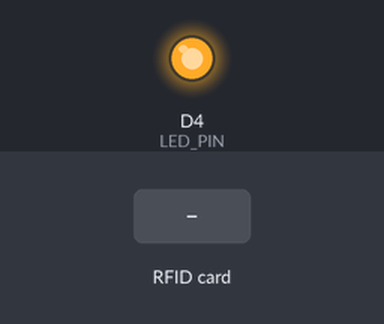
This sketch was run on a simulated ESP8266 (NodeMCU). Parts: output pins drawn as LEDs (lit = HIGH). Dashed ring = blinking. The test bench sets the inputs (shaded band). WiFi joins after 1.5 s; servers stay silent unless stated; uploads are accepted with an empty reply; what the sketch prints to the serial monitor is not drawn.

Above: at 2.7 s.
2.8 s: RFID card 5E 7A 19 C4 held to the reader
At 3.17 s:
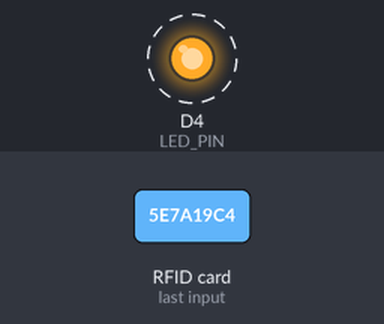
Timing chart, 0 to 5.8 s (numbered marks = the images above; inputs shaded):
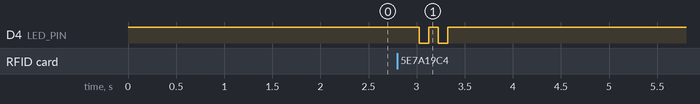

The sketch:

rfid_attendance.ino
```cpp
/*
  RFID Attendance — ESP8266 + RC522
  Typical NodeMCU pins:
    RC522 SDA/SS -> D2, SCK -> D5, MOSI -> D7, MISO -> D6, RST -> D1
  RC522 power: 3.3V ONLY.
*/
#include <ESP8266WiFi.h>
#include <ESP8266HTTPClient.h>
#include <WiFiClientSecureBearSSL.h>
#include <SPI.h>
#include <MFRC522.h>

#define SS_PIN D2
#define RST_PIN D1
#define LED_PIN LED_BUILTIN

const char* WIFI_SSID = "PUT_WIFI_NAME_HERE";
const char* WIFI_PASSWORD = "PUT_WIFI_PASSWORD_HERE";
const char* ENDPOINT_URL = "PUT_DEPLOYED_CLOUD_FUNCTION_URL_HERE";
const char* DEVICE_TOKEN = "PUT_DEVICE_TOKEN_HERE";

MFRC522 rfid(SS_PIN, RST_PIN);
unsigned long lastScanMs = 0;
String lastUid = "";

void beepPattern(bool success) {
  // Built-in LED feedback only. Add a buzzer only after checking its voltage/current.
  if (success) {
    digitalWrite(LED_PIN, LOW); delay(180); digitalWrite(LED_PIN, HIGH);
  } else {
    for (int i=0;i<2;i++) { digitalWrite(LED_PIN, LOW); delay(100); digitalWrite(LED_PIN, HIGH); delay(100); }
  }
}

String readUid() {
  String uid = "";
  for (byte i=0; i<rfid.uid.size; i++) {
    if (rfid.uid.uidByte[i] < 0x10) uid += "0";
    uid += String(rfid.uid.uidByte[i], HEX);
  }
  uid.toUpperCase();
  return uid;
}

void setup() {
  Serial.begin(115200);
  pinMode(LED_PIN, OUTPUT);
  digitalWrite(LED_PIN, HIGH); // many NodeMCU boards have active-low built-in LED
  SPI.begin();
  rfid.PCD_Init();
  Serial.println("\nRFID Attendance reader starting...");
  WiFi.mode(WIFI_STA);
  WiFi.begin(WIFI_SSID, WIFI_PASSWORD);
  Serial.print("Connecting to Wi-Fi");
  unsigned long start = millis();
  while (WiFi.status() != WL_CONNECTED && millis()-start < 20000) {
    delay(500); Serial.print(".");
  }
  Serial.println();
  if (WiFi.status() == WL_CONNECTED) {
    Serial.print("Wi-Fi connected. IP: "); Serial.println(WiFi.localIP());
  } else {
    Serial.println("Wi-Fi unavailable. Scans will not be recorded online.");
  }
  Serial.println("Tap an RFID card or key fob.");
}

void loop() {
  if (!rfid.PICC_IsNewCardPresent() || !rfid.PICC_ReadCardSerial()) {
    delay(30); return;
  }

  String uid = readUid();
  rfid.PICC_HaltA();
  rfid.PCD_StopCrypto1();

  if (uid == lastUid && millis() - lastScanMs < 2500) return;
  lastUid = uid;
  lastScanMs = millis();

  Serial.print("Card UID: "); Serial.println(uid);

  if (WiFi.status() != WL_CONNECTED) {
    Serial.println("ERROR: Wi-Fi not connected; attendance NOT saved.");
    beepPattern(false);
    return;
  }

  BearSSL::WiFiClientSecure client;
  client.setInsecure(); // Prototype only: skips TLS certificate validation. Replace with certificate validation for production.
  HTTPClient http;
  if (!http.begin(client, ENDPOINT_URL)) {
    Serial.println("ERROR: Could not start HTTPS request.");
    beepPattern(false);
    return;
  }

  http.addHeader("Content-Type", "application/json");
  http.addHeader("x-device-token", DEVICE_TOKEN);
  String body = String("{\"uid\":\"") + uid + "\"}";
  int code = http.POST(body);
  String response = http.getString();
  http.end();

  Serial.printf("HTTP %d: %s\n", code, response.c_str());
  if (code == 200 && response.indexOf("\"status\":\"marked\"") >= 0) {
    Serial.println("Attendance saved.");
    beepPattern(true);
  } else {
    Serial.println("Attendance not newly marked. Check response above.");
    beepPattern(false);
  }
  delay(700);
}
```

Measured:
- after the input at 2.8 s, D4 (LED_PIN): alternates HIGH for 0.10 s and LOW for 0.10 s, 4 changes in all, then stays HIGH, starting after 0.23 s
